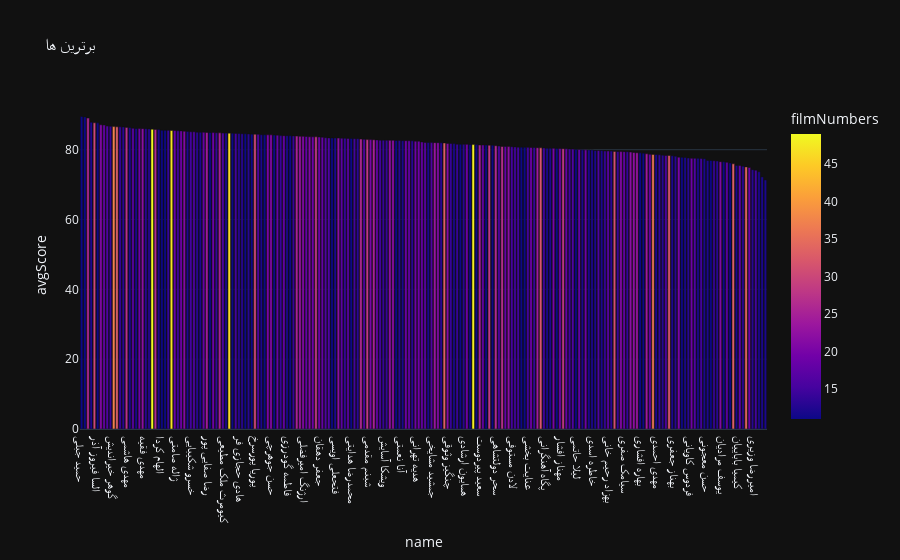

Notebook code cell kept with this figure:
### Code cell
fig = px.bar(df_actors.loc[df_actors['filmNumbers']>10],  x='name' , y='avgScore',title='برترین ها' , color='filmNumbers')
fig.show()

### Figure 1 — Plotly figure (JSON) as saved in the notebook; plotly's stock layout.template omitted (floating-point values rounded to 4 significant figures; data arrays with more than 128 entries replaced by an {"elided": "..."} marker saying what was removed)
{"data": [{"alignmentgroup": "True", "hovertemplate": "name=%{x}<br>avgScore=%{y}<br>filmNumbers=%{marker.color}<extra></extra>", "legendgroup": "", "marker": {"color": {"elided": "214 float values"}, "coloraxis": "coloraxis", "pattern": {"shape": ""}}, "name": "", "offsetgroup": "", "orientation": "v", "showlegend": false, "textposition": "auto", "x": {"elided": "214 str values"}, "xaxis": "x", "y": {"elided": "214 float values"}, "yaxis": "y", "type": "bar"}], "layout": {"xaxis": {"anchor": "y", "domain": [0.0, 1.0], "title": {"text": "name"}}, "yaxis": {"anchor": "x", "domain": [0.0, 1.0], "title": {"text": "avgScore"}}, "coloraxis": {"colorbar": {"title": {"text": "filmNumbers"}}, "colorscale": [[0.0, "#0d0887"], [0.1111, "#46039f"], [0.2222, "#7201a8"], [0.3333, "#9c179e"], [0.4444, "#bd3786"], [0.5556, "#d8576b"], [0.6667, "#ed7953"], [0.7778, "#fb9f3a"], [0.8889, "#fdca26"], [1.0, "#f0f921"]]}, "legend": {"tracegroupgap": 0}, "title": {"text": "برترین ها"}, "barmode": "relative"}}
